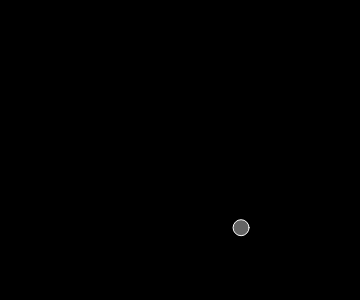
Frame 1 (no input)
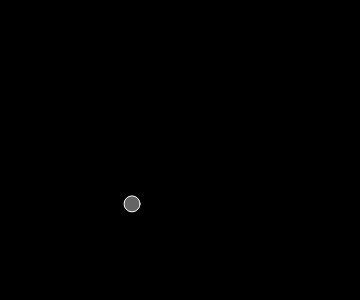
Frame 60 (no input)
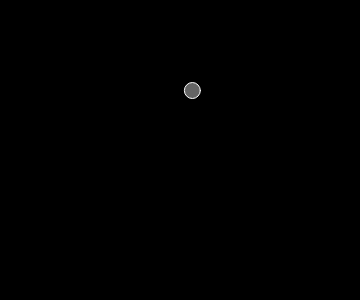
Frame 120 (the mouse pressed at the canvas centre since frame 60)

The p5.js sketch that drew these frames (run headless with seeded random() and noise() and a simulated clock; from frame 60 on, the mouse is pressed at the canvas centre):

// p5.js sketch
// ── sketch.js
var particle;

function setup() {
  createCanvas(360,300);
  particle = new Particle();
}

function draw() {
  background(0);
  particle.update();
  particle.display();
}







// ── particle.js

function Particle() {
  this.x = 0;
  this.y = 0;
  this.t1 = 0;
  this.t2 = 10000;

  this.update = function() {
    this.x = noise(this.t1)*width
    this.y = noise(this.t2)*height;
    this.t1 += 0.02;
    this.t2 += 0.02;
  }

  this.display = function() {
    stroke(255);
    fill(255,100);
    ellipse(this.x,this.y,16,16);
  }
}
